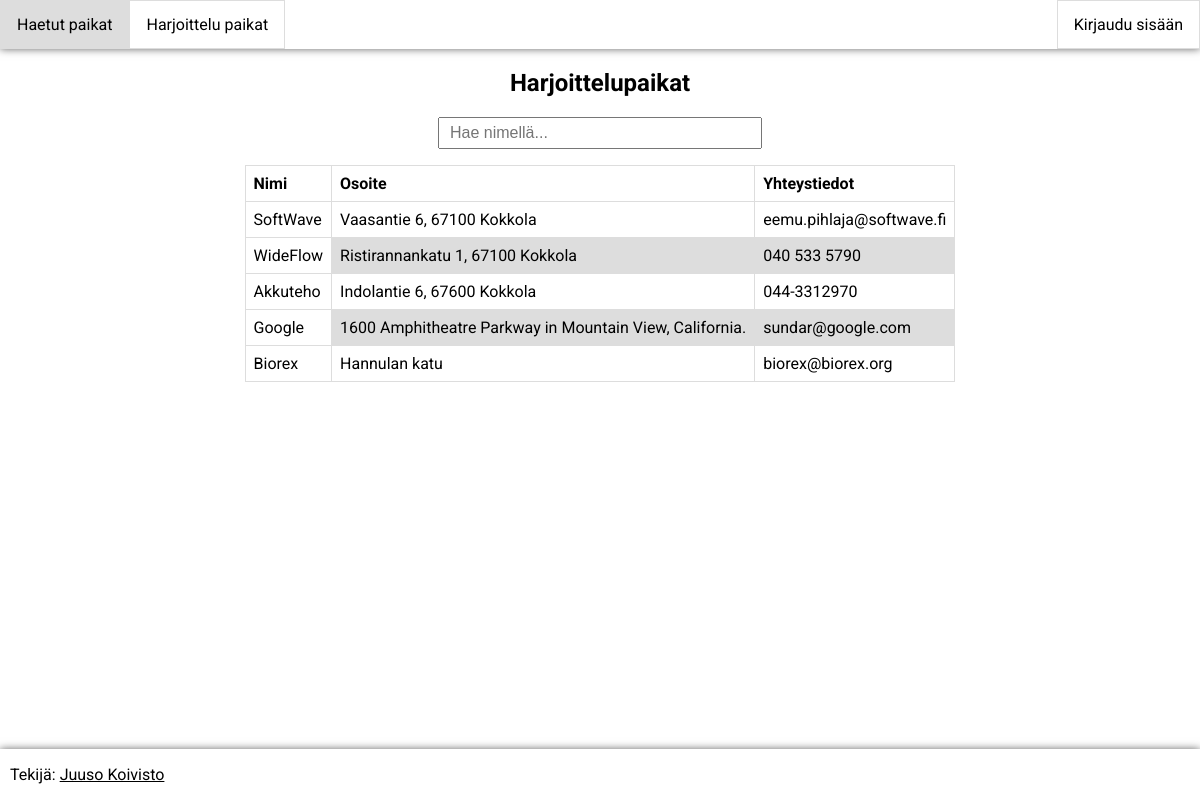
The page /paikat.php on the database its author committed.
### tables this page shows
CREATE TABLE `harjoittelupaikat` (
  `id` int(11) NOT NULL,
  `nimi` varchar(255) NOT NULL,
  `osoite` varchar(255) NOT NULL,
  `yhteystiedot` varchar(255) NOT NULL
);

### actions/data/utils.php (called while the page is built, shortened)
<?php
function is_logged_in() {
    return false;
}
?>

### actions/data/hae_harkkapaikat.php (the view, shortened to what this page needs)
<?php
$sql = "SELECT * FROM harjoittelupaikat";
$result = $conn->query($sql);
if ($result->num_rows > 0) {
    while ($row = $result->fetch_assoc()){
        echo "<tr>";
        echo "<td class='sticky-element'>" . ($row["nimi"] ?: "-") . "</td>";
        echo "<td>" . ($row["osoite"] ?: "-") . "</td>";
        echo "<td>" . ($row["yhteystiedot"] ?: "-") . "</td>";
        echo "</tr>";
    }
} else {
    echo "<p>Yhtään harjoittelupaikkaa ei löytynyt.</p>";
}
?>

### paikat.php (shortened to what this page needs)
<?php
include "actions/data/utils.php";
?>
<!DOCTYPE html>
<html lang="fi">
<head>
    <link rel="stylesheet" type="text/css" href="style.css">
</head>
<body>
    <?php include "header.php"; ?>
    <main>
        <section>
            <h2>Harjoittelupaikat</h2>
            <input class="horizontal-center" type="text" id="myInput" onkeyup="searchFunction()" placeholder="Hae nimellä...">
            <div class="centered-table">
                <table class="overflow-table">
                    <thead>
                        <tr>
                            <th class="sticky-element">Nimi</th>
                            <th>Osoite</th>
                            <th>Yhteystiedot</th>
                        </tr>
                    </thead>
                    <tbody>
                        <?php
                            include "actions/data/hae_harkkapaikat.php";
                        ?>
                    </tbody>
                </table>
            </div>
        </section>
    </main>
    <?php include "footer.php"; ?>
</body>
</html>

### header.php (shortened to what this page needs)
<header>
    <nav>
        <ul class="navbar">
            <li><a href="index.php">Haetut paikat</a></li>
            <li><a href="paikat.php">Harjoittelu paikat</a></li>
            <li class="navbar-right">
                <?php if (is_logged_in()): ?>
                    <span>Hei, <?php echo $_SESSION["username"]; ?>.</span>
                    <a href='actions/logout_action.php'>Kirjaudu ulos</a>
                <?php else: ?>
                    <a href='kirjaudu.php'>Kirjaudu sisään</a>
                <?php endif; ?>
            </li>
        </ul>
    </nav>
</header>

### footer.php
<footer>
    <p class="footer-text">Tekijä:
        <a href="mailto:juuso.koivisto@student.kpedu.fi">
            Juuso Koivisto
        </a>
    </p>
</footer>

### style.css (style rules this page uses)
body { font-family: 'Roboto'; min-height: 100vh; margin: 0; display: flex; flex-direction: column; }
main { flex: 1; }
table { border-collapse: collapse; }
.centered-table { display: flex; align-items: center; justify-content: center; width: 95%; margin-left: 2.5%; }
td, th { border: 1px solid #dddddd; text-align: left; padding: 8px; }
h1, h2 { text-align: center; }
.footer-text { margin-left: 10px; color: black; }
.footer-text > a { color: black; }
footer { min-height: 50px; box-shadow: 0 0 8px #666; margin-top: auto; }
tr:nth-child(even) { background-color: #dddddd; }
.overflow-table { display: block; overflow-x: auto; white-space: nowrap; }
.sticky-element { position: sticky; left: 0; background-color: #ffffff; }
.navbar { list-style-type: none; display: flex; align-items: center; margin: 0; padding: 0; box-shadow: 0 0 8px #666; }
.navbar li a { display: block; color: black; padding: 14px 16px; text-decoration: none; border: 1px solid #dddddd; }
.navbar-right { margin-left: auto; display: flex; align-items: center; gap: 0px; }
.horizontal-center { display: block; margin: 0 auto; width: 300px; padding: 5px 10px; font-size: 16px; margin-bottom: 16px; }

### rows shown on the page
harjoittelupaikat: nimi "SoftWave", osoite "Vaasantie 6, 67100 Kokkola", yhteystiedot "eemu.pihlaja@softwave.fi"
harjoittelupaikat: nimi "WideFlow", osoite "Ristirannankatu 1, 67100 Kokkola", yhteystiedot "040 533 5790"
harjoittelupaikat: nimi "Akkuteho", osoite "Indolantie 6, 67600 Kokkola", yhteystiedot "044-3312970"
harjoittelupaikat: nimi "Google", osoite "1600 Amphitheatre Parkway in Mountain View, California.", yhteystiedot "sundar@google.com"
harjoittelupaikat: nimi "Biorex", osoite "Hannulan katu", yhteystiedot "biorex@biorex.org"
